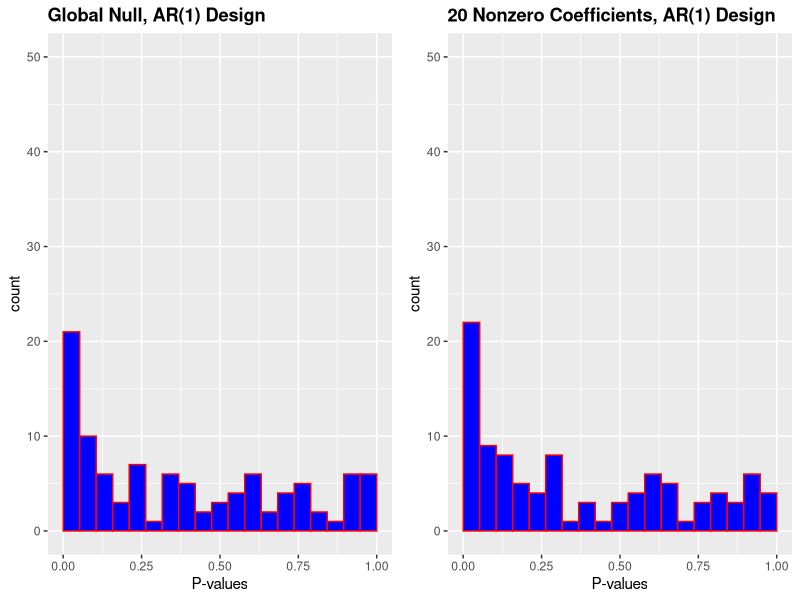

Write the R code that produced this figure.
## ---- chunk 1
knitr::opts_chunk$set(
  echo = TRUE,
  warning = FALSE, 
  message = FALSE, 
  fig.width = 5, 
  fig.height = 4, 
  out.width = "50%", 
  fig.align = "center"
)
## ---- chunk 2
library(tibble)

set.seed(101)

n <- 500
p <- 200
n_sim <- 100 # TODO: not showing anything with 10000

# Generate X as a single AR(1) time-series of size p
generate_AR1 <- function(n, p) {
  X <- replicate(n, arima.sim(n=p, list(0.5)))
  return(t(X))
}

# Function to generate responses, fit a logistic regression model and return individual p-values
generate_responses <- function(n, p, prob = NULL) {
  X <- generate_AR1(n=n, p=p)
  if (is.null(prob)) {
    prob <- plogis(0.08 * rowSums(X[, 2:22]))
  }
  Y <- rbinom(n, 1, prob)
  
  fit <- glm(Y ~ X, family = binomial(link="logit"))
  
  p_values <- summary(fit)$coef[, "Pr(>|z|)"][2] # Take p-values for beta_1 only
  return(p_values)
}

# Combine the lists into a single tibble
df_plot <- tibble(
  p_values_1 = c(replicate(n_sim, generate_responses(n=n, p=p, prob=0.5))),
  p_values_2 = c(replicate(n_sim, generate_responses(n=n, p=p)))
)
## ---- chunk 3
library(ggplot2)
library(cowplot)

# Create histograms for each set of p-values
histogram_1 <- ggplot(df_plot, aes(x=p_values_1)) + 
  geom_histogram(color="red", fill="blue", bins=20, boundary=0) +
  labs(x="P-values", y="count", title="Global Null, AR(1) Design") +
  theme(plot.title=element_text(hjust=0, face="bold")) +
  scale_x_continuous(limits=c(0, 1)) +
  scale_y_continuous(limits=c(0, 50))

histogram_2 <- ggplot(df_plot, aes(x=p_values_2)) + 
  geom_histogram(color="red", fill="blue", bins=20, boundary=0) +
  labs(x="P-values", y="count", title="20 Nonzero Coefficients, AR(1) Design") +
  theme(plot.title=element_text(hjust=0, face="bold")) +
  scale_x_continuous(limits=c(0, 1)) +
  scale_y_continuous(limits=c(0, 50))

# Arrange the plots side by side
combined_plots <- plot_grid(
  histogram_1, histogram_2, nrow=1, ncol=2, shareY=TRUE, shareX=TRUE
)

# Display the combined plots
print(combined_plots)
## ---- chunk 4
# draw a new sample from the conditional distribution of Xj | X-j using a random number generator
# Not sure if this is the correct way to sample
simulate_Xj_given_Xj <- function(X, j) {
  Xj <- X[, j] 
  X_minus_j <- X[, -j, drop = FALSE]
  
  # Fit a model to predict Xj from the rest of the data
  model <- glm(Xj ~ X_minus_j - 1, family = "gaussian") 
  predicted_Xj <- predict(model, newdata = list(X_minus_j = X_minus_j))
  
  residuals_sd <- sd(resid(model))
  # Generate new samples for Xj with added randomness
  new_Xj_samples <- predicted_Xj + rnorm(length(predicted_Xj), mean = 0, sd = residuals_sd)
  
  return(new_Xj_samples)
}



# Feature importance statistic function to test whether Xj and Y are conditionally independent.
compute_Tj <- function(X, y) {
  fit <- glm(y ~ X, family = binomial(link="logit"))
  coef <- coef(fit)
  return(abs(coef))
}




# Conditional Randomization Test for a specific j
conditional_randomization_test <- function(X, y, j, K = 200) {
  original_Tj <- compute_Tj(X, y)[j]
  greater_count <- 0
  
  for (k in 1:K) {
    # Create a new data matrix by simulating the jth column and keeping the remaining columns the same
    X_simulated <- X
    X_simulated[, j] <- simulate_Xj_given_Xj(X, j)
    
    # Compute Tj for the simulated data
    simulated_Tj <- compute_Tj(X_simulated, y)[j]
    # Increment count if simulated Tj is greater than or equal to the original Tj
    if (simulated_Tj >= original_Tj) {
      greater_count <- greater_count + 1
    }
  }
  # Calculate p-value
  p_value <- (1 + greater_count) / (K + 1)
  return(p_value)
}

# Conditional Randomization Test for entire matrix X
conditional_randomization_test_all <- function(X, y, K = 1) {
  p_values <- numeric(ncol(X))

  for (j in 1:ncol(X)) {
    p_values[j] <- conditional_randomization_test(X, y, j, K)
  }
  
  return(p_values)
}

n <- 500
p <- 200
X <- generate_AR1(n=n, p=p)
Y <- rbinom(n, 1, 0.5)
p_values <- conditional_randomization_test_all(X, Y)
print(p_values)
